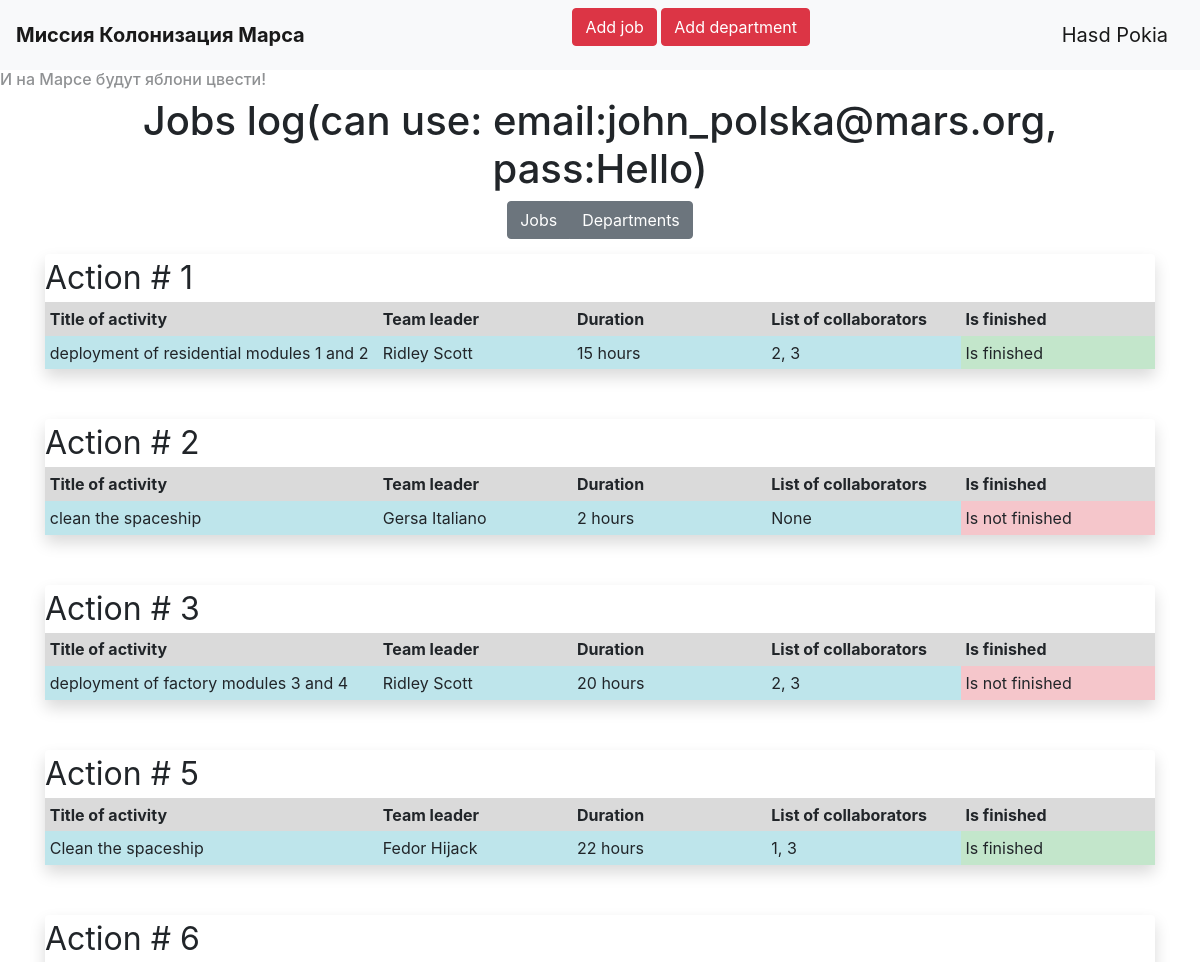
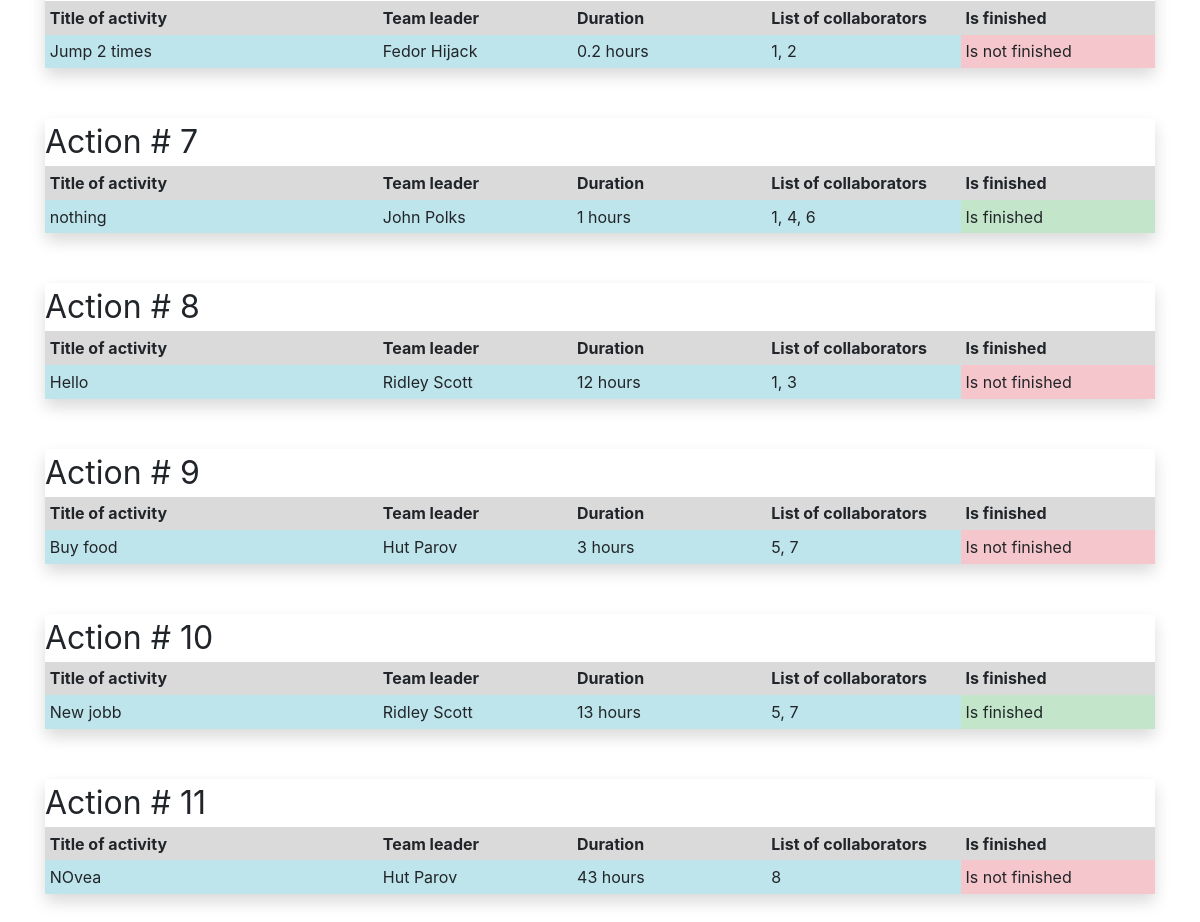
The app's page /base (signed in) with its own data (2 pictures, top to bottom).
### __all_models.py (models this page shows, shortened)
class User(SqlAlchemyBase, UserMixin):
    __tablename__ = 'users'
    id = sqlalchemy.Column(sqlalchemy.Integer, primary_key=True, autoincrement=True)
    surname = sqlalchemy.Column(sqlalchemy.String)
    name = sqlalchemy.Column(sqlalchemy.String)
    age = sqlalchemy.Column(sqlalchemy.Integer)
    position = sqlalchemy.Column(sqlalchemy.String)
    speciality = sqlalchemy.Column(sqlalchemy.String)
    address = sqlalchemy.Column(sqlalchemy.String)
    email = sqlalchemy.Column(sqlalchemy.String, unique=True)
    hashed_password = sqlalchemy.Column(sqlalchemy.String)
    modified_date = sqlalchemy.Column(sqlalchemy.DateTime)
    username = sqlalchemy.Column(sqlalchemy.String, unique=True)

class Jobs(SqlAlchemyBase):
    __tablename__ = 'jobs'
    id = sqlalchemy.Column(sqlalchemy.Integer, primary_key=True, autoincrement=True)
    team_leader = sqlalchemy.Column(sqlalchemy.Integer, sqlalchemy.ForeignKey('users.id'))
    job = sqlalchemy.Column(sqlalchemy.String)
    work_size = sqlalchemy.Column(sqlalchemy.Integer)
    collaborators = sqlalchemy.Column(sqlalchemy.String)
    start_date = sqlalchemy.Column(sqlalchemy.DateTime, default=datetime.datetime.now())
    end_date = sqlalchemy.Column(sqlalchemy.DateTime)
    is_finished = sqlalchemy.Column(sqlalchemy.Boolean)
    creator_id = sqlalchemy.Column(sqlalchemy.Integer)
    users = orm.relation('User')
    tm_leader = orm.relationship('User', foreign_keys='Jobs.team_leader')

### main.py (the view)
@app.route('/base')
def base():
    sesion = db_session.create_session()
    if request.args.get('type', 'job') == 'dep':
        print()
        deprts = {'deps': []}
        for dep in sesion.query(Departments):
            dep_json = {'dep': {}}
            dep_json['dep']['user'] = dep.chief_m
            dep_json['dep']['dep'] = dep
            if current_user.is_authenticated and current_user.id == dep.chief_m.id:
                dep_json['dep']['btns'] = True
            deprts['deps'].append(dep_json)
        return render_template('jobs.html', type='dep', deprts=deprts, ad_tit='Departments')
    else:
        jobs = {'jobs': []}
        for job in sesion.query(Jobs):
            job_json = {'job': {}}
            job_json['job']['user'] = job.tm_leader
            job_json['job']['job'] = job
            if current_user.is_authenticated and (
                    current_user.id == job.tm_leader.id or current_user.id == job.creator_id):
                job_json['job']['btns'] = True
            jobs['jobs'].append(job_json)
        return render_template('jobs.html', jobs=jobs, type='job', ad_tit='Jobs')

### db_session.py (called while the page is built)
def create_session() -> Session:
    global __factory
    return __factory()

### main.py (called while the page is built)
@login_manager.user_loader
def load_user(id):
    sesion = db_session.create_session()
    return sesion.query(User).get(id)

### templates/jobs.html (shortened to what this page needs)
{% extends "base.html" %}
{% block content %}
<div align="center" style="padding-bottom: 15px;" >
    <h1>{{ad_tit}} log(can use: email:john_polska@mars.org, pass:Hello)</h1>
    <div class="btn-group" role="group" aria-label="Basic example">
        <a href="/joblist" class="btn btn-secondary">Jobs</a>
        <a href="/deplist" class="btn btn-secondary">Departments</a>
    </div>
</div>
{% if type=='job' %}
{% for job in jobs['jobs'] %}
    <div class="col-md6 shadow rounded">
        <font size="6">Action # {{job['job']['job'].id}}</font>
        <table class="table table-sm table-borderless">
            <thead>
                <tr class="table-active">
                    <th scope="col" width="30%">Title of activity</th>
                    <th scope="col">Team leader</th>
                    <th scope="col">Duration</th>
                    <th scope="col">List of collaborators</th>
                    <th scope="col">Is finished</th>
                </tr>
            </thead>
            <tbody>
                <tr>
                    <td class="table-info">{{job['job']['job'].job}}</td>
                    <td class="table-info">{{job['job']['user'].name}} {{job['job']['user'].surname}}</td>
                    <td class="table-info">{{job['job']['job'].work_size}} hours</td>
                    <td class="table-info">{{job['job']['job'].collaborators}}</td>
                    {% if job['job']['job'].is_finished == False %}
                    <td class="table-danger">Is not finished</td>
                    {% else %}
                    <td class="table-success">Is finished</td>
                    {% endif %}
                </tr>
            </tbody>
        </table>
    </div>
{% endfor %}
{% endif %}
{% endblock %}

### templates/base.html (shortened to what this page needs)
<!doctype html>
<html lang="en">
<head>
    <link rel="stylesheet"
          href="https://stackpath.bootstrapcdn.com/bootstrap/4.4.1/css/bootstrap.min.css"
>
    <link rel="stylesheet" href="{{ url_for('static', filename='css/style.css') }}">
</head>
<body>
<header>
    <nav class="navbar navbar-light bg-light">
        <a class="navbar-brand" href="/"><b>Миссия Колонизация Марса</b></a>
        {% if request.path != '/addjob'%}
        <p>
        <a class="btn btn-danger" href="/addjob">Add job</a>
        <a class="btn btn-danger" href="/adddepartment">Add department</a>
        </p>
        {% endif %}
        {% if current_user.is_authenticated %}
            <a class="navbar-brand" href="/logout">{{ current_user.name }} {{ current_user.surname }}</a>
        {% else %}
            <p>
            <a class="btn btn-primary " href="/register">Зарегистрироваться</a>
            <a class="btn btn-success" href="/login">Войти</a>
            </p>
        {% endif %}
    </nav>
</header>
 <h6 style="opacity: 0.5">И на Марсе будут яблони цвести!</h6>
<main role="main" class="container">
    {% block content %}{% endblock %}
</main>
</body>
</html>

### static/css/style.css (style rules this page uses)
.table { text-align:left; table-layout: fixed; margin-bottom: 50px; }

### records on screen
User: name "Hasd", surname "Pokia"
Jobs: job.job.id "1", job.job.job "deployment of residential modules 1 and 2", job.job.work_size "15", job.job.collaborators "2, 3"
User: job.user.name "Ridley" "Ridley" "Ridley" "Ridley", job.user.surname "Scott" "Scott" "Scott" "Scott"
Jobs: job.job.id "2", job.job.job "clean the spaceship", job.job.work_size "2", job.job.collaborators "None"
User: job.user.name "Gersa", job.user.surname "Italiano"
Jobs: job.job.id "3", job.job.job "deployment of factory modules 3 and 4", job.job.work_size "20", job.job.collaborators "2, 3"
Jobs: job.job.id "5", job.job.job "Clean the spaceship", job.job.work_size "22", job.job.collaborators "1, 3"
User: job.user.name "Fedor" "Fedor", job.user.surname "Hijack" "Hijack"
Jobs: job.job.id "6", job.job.job "Jump 2 times", job.job.work_size "0.2", job.job.collaborators "1, 2"
Jobs: job.job.id "7", job.job.job "nothing", job.job.work_size "1", job.job.collaborators "1, 4, 6"
User: job.user.name "John", job.user.surname "Polks"
Jobs: job.job.id "8", job.job.job "Hello", job.job.work_size "12", job.job.collaborators "1, 3"
Jobs: job.job.id "9", job.job.job "Buy food", job.job.work_size "3", job.job.collaborators "5, 7"
User: job.user.name "Hut" "Hut", job.user.surname "Parov" "Parov"
Jobs: job.job.id "10", job.job.job "New jobb", job.job.work_size "13", job.job.collaborators "5, 7"
Jobs: job.job.id "11", job.job.job "NOvea", job.job.work_size "43", job.job.collaborators "8"

### other values on screen
{{ ad_tit }} "Jobs"
